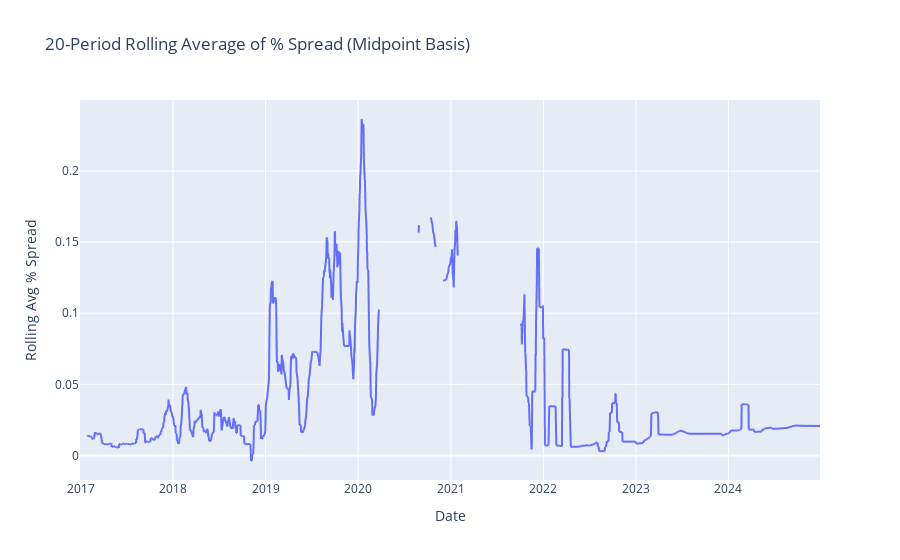

Notebook code for this chart:
### Code cell
import plotly.express as px

df = cobalt_liquidity.copy()
if 'Date' in df.columns:
    df['Date'] = pd.to_datetime(df['Date'])
    df = df.sort_values('Date')
    df.set_index('Date', inplace=True)

# 3) Compute 20-period rolling mean of pct_spread_mid
df['rolling_pct_spread_mid'] = df['pct_spread_mid'].rolling(window=20).mean()

# 4) Plot with Plotly
fig = px.line(
    df,
    y='rolling_pct_spread_mid',
    title='20-Period Rolling Average of % Spread (Midpoint Basis)',
    labels={'rolling_pct_spread_mid': 'Rolling Avg % Spread', 'Date': 'Date'}
)
fig.update_layout(hovermode='x unified')
fig.show()

### Figure 1 — Plotly figure (JSON) as saved in the notebook; plotly's stock layout.template omitted (floating-point values rounded to 4 significant figures; data arrays with more than 128 entries replaced by an {"elided": "..."} marker saying what was removed)
{"data": [{"hovertemplate": "Date=%{x}<br>Rolling Avg % Spread=%{y}<extra></extra>", "legendgroup": "", "line": {"color": "#636efa", "dash": "solid"}, "marker": {"symbol": "circle"}, "mode": "lines", "name": "", "showlegend": false, "type": "scattergl", "x": {"elided": "2003 str values"}, "xaxis": "x", "y": {"elided": "2003 float values"}, "yaxis": "y"}], "layout": {"hovermode": "x unified", "legend": {"tracegroupgap": 0}, "title": {"text": "20-Period Rolling Average of % Spread (Midpoint Basis)"}, "xaxis": {"anchor": "y", "domain": [0, 1], "title": {"text": "Date"}}, "yaxis": {"anchor": "x", "domain": [0, 1], "title": {"text": "Rolling Avg % Spread"}}}}
